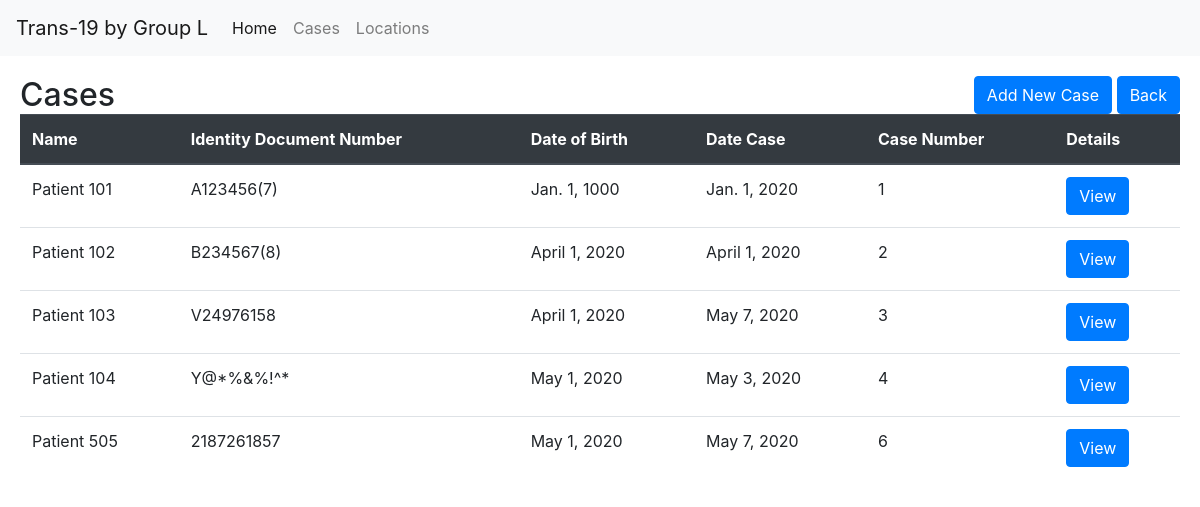
The app's page /case/ (signed in) with its own data.
### record/models.py (models this page shows, shortened)
class CaseRecord(models.Model):
	name				= models.CharField(max_length=255)
	id_number 			= models.CharField(max_length=20,unique=True)
	date_of_birth 		= models.DateField()
	date_of_comfirmed	= models.DateField()
	case_number			= models.PositiveIntegerField(unique=True)
	def get_absolute_url(self):
		return f"/case/{self.pk}"

### record/case_views.py (the view)
# urls.py: path('',case_record_list_view),
@login_required
def case_record_list_view(request):
	qs = CaseRecord.objects.all()
	template_name = "case/list.html"
	context = {'object_list': qs}
	return render(request, template_name, context)

### record/templates/case/list.html (shortened to what this page needs)
{% extends "base.html" %}
{% block content %}
<div class="row">
	<div class="col-6">
		<h2 style="display:inline">Cases</h2>
	</div>
	<div class="col-6">
		<div class="text-right">
			<a class="btn btn-primary" href="/case/create" style=>Add New Case</a>
			<a class="btn btn-primary" href=".."> Back </a>
		</div>
	</div>
</div>
<div class="row">
	<div class='col-12'>
		<table class="table">
			<thead class="thead-dark">
				<tr>
					<th>Name</th>
					<th>Identity Document Number</th>
					<th>Date of Birth</th>
					<th>Date Case</th>
					<th>Case Number</th>
					<th>Details</th>
				</tr>
			</thead>
			<tbody>
				{% for object in object_list %}
				<tr>
					<td>{{object.name}}</td>
					<td>{{object.id_number}}</td>
					<td>{{object.date_of_birth}}</td>
					<td>{{object.date_of_comfirmed}}</td>
					<td>{{object.case_number}}</td>
					<td><a href='{{ object.get_absolute_url }}' class="btn btn-primary">View</a></td>
				</tr>
				{% endfor %}
			</tbody>
		</table>
	</div>
</div>
{% endblock %}

### records on screen
CaseRecord: name "Patient 101", id_number "A123456(7)", date_of_birth "Jan. 1, 1000", date_of_comfirmed "Jan. 1, 2020", case_number "1"
CaseRecord: name "Patient 102", id_number "B234567(8)", date_of_birth "April 1, 2020", date_of_comfirmed "April 1, 2020", case_number "2"
CaseRecord: name "Patient 103", id_number "V24976158", date_of_birth "April 1, 2020", date_of_comfirmed "May 7, 2020", case_number "3"
CaseRecord: name "Patient 104", id_number "Y@*%&%!^*", date_of_birth "May 1, 2020", date_of_comfirmed "May 3, 2020", case_number "4"
CaseRecord: name "Patient 505", id_number "2187261857", date_of_birth "May 1, 2020", date_of_comfirmed "May 7, 2020", case_number "6"
